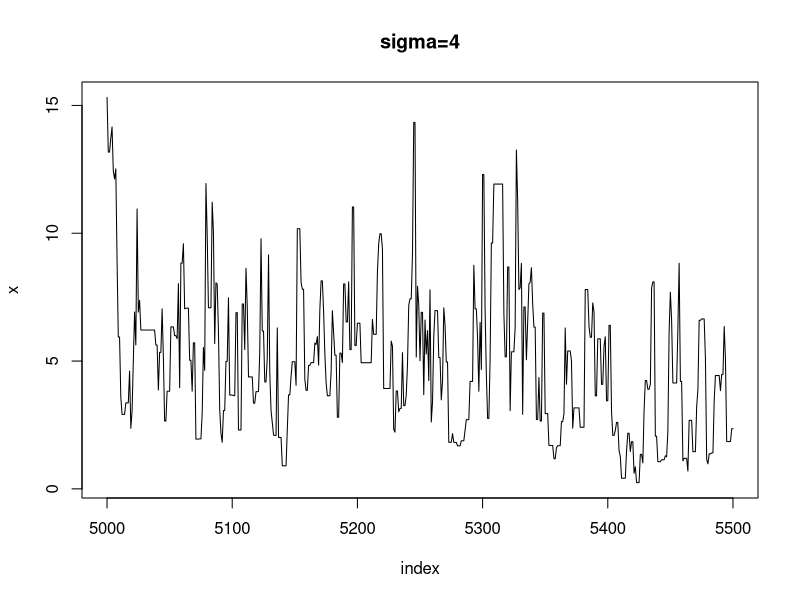
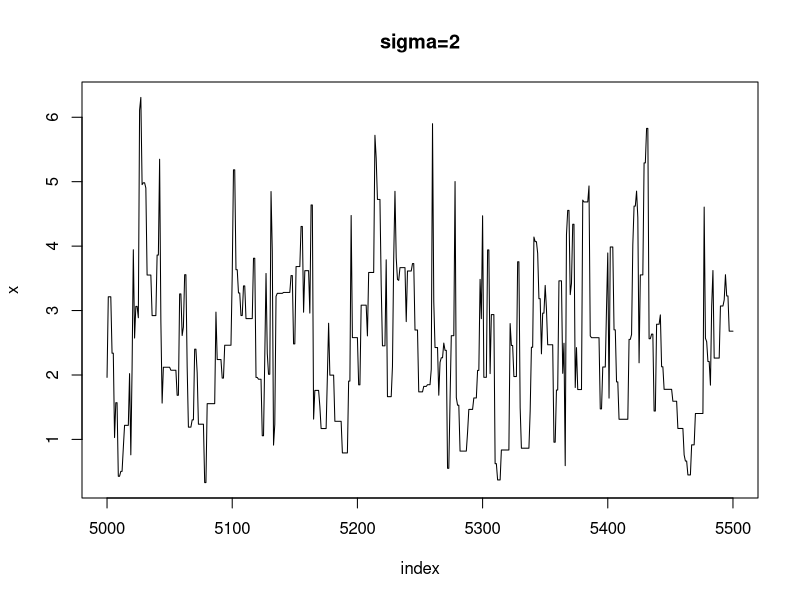
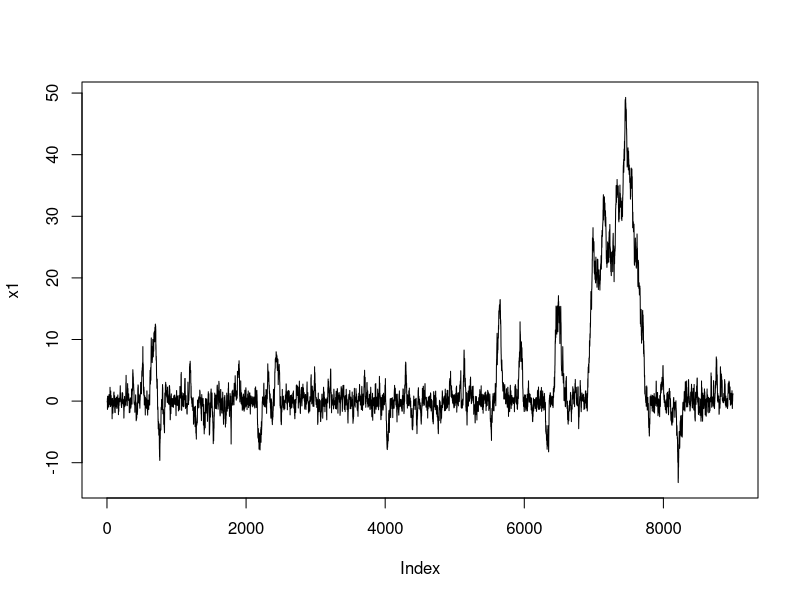
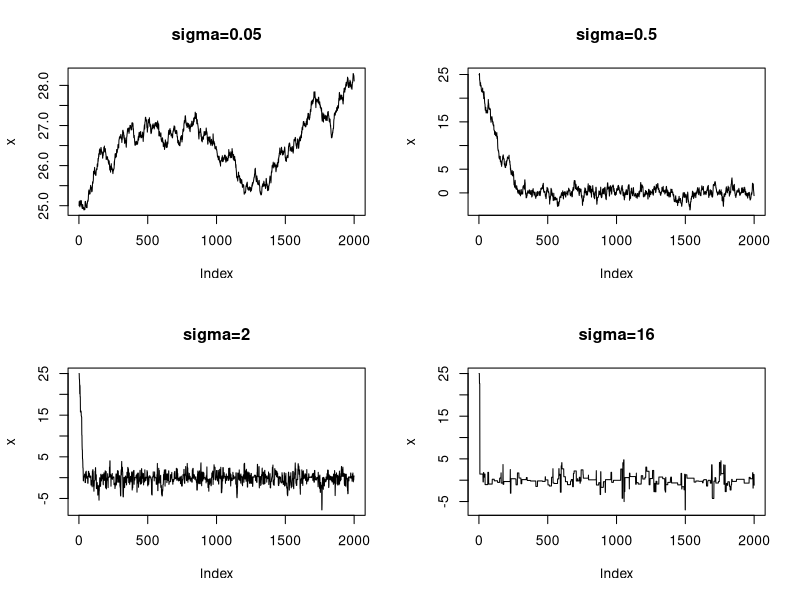
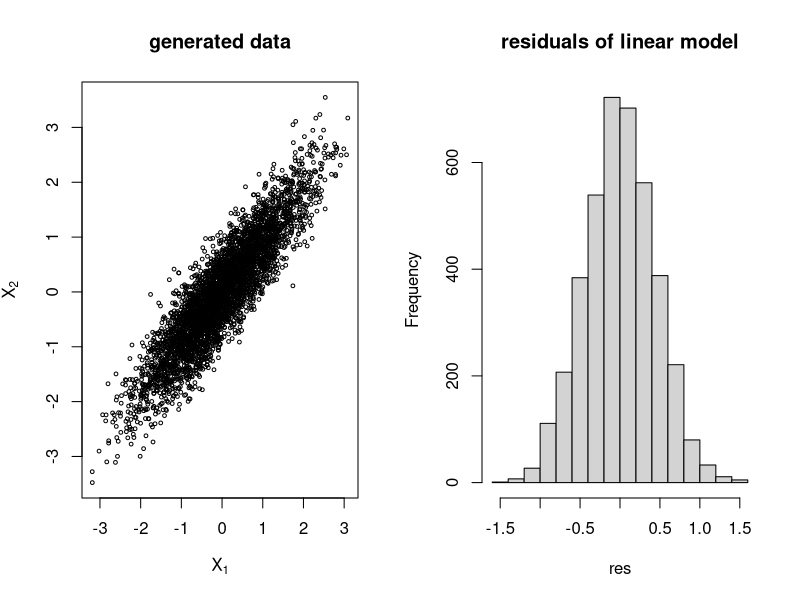

Recreate these plots in R, in order.
cat("\014");rm(list=ls())

## 1-9.1
drayleigh <- function(x, sigma){
  if (any(x < 0)) return (0)
  stopifnot(sigma > 0)
  return ((x/sigma^2) * exp(-x^2 / (2*sigma^2)))
}

rrayleigh.mh <- function(sigma, m=10000){
  x <- numeric(m)
  x[1] <- rchisq(1, df=1)
  k <- 0
  u <- runif(m)
  for (i in 2:m){
    xt <- x[i-1]
    y <- rchisq(1, df = xt)
    num <- drayleigh(y, sigma) * dchisq(xt, df = y)
    den <- drayleigh(xt, sigma) * dchisq(y, df = xt)
    if (u[i] <= num/den) x[i] <- y else{
      x[i] <- xt
      k <- k+1
    }
  }
  return (list(x=x, k=k))
}

r1 <- rrayleigh.mh(sigma = 4)
r2 <- rrayleigh.mh(sigma = 2)
r1$k; r2$k

index <- 5000:5500
y1 <- r1$x[index]
plot(index, y1, type="l", main="sigma=4", ylab="x")
y2 <- r2$x[index]
plot(index, y2, type="l", main="sigma=2", ylab="x", pin=c(1,2))

## 1-9.3
m <- 10000
x <- numeric(m)
x[1] <- 0
k <- 0
u <- runif(m)
for (i in 2:m){
  xt <- x[i-1]
  y <- rnorm(1, mean=xt, sd=1)
  num <- dcauchy(y, location=0, scale=1) * dnorm(xt, mean=y, sd=1)
  den <- dcauchy(xt, location=0, scale=1) * dnorm(y, mean=xt, sd=1)
  if (u[i] <= num/den) x[i] <- y else{
    x[i] <- xt
    k <- k+1
  }
}
x1 <- x[1001:m]
plot(x1,type='l')
k
quantile(x1, probs=seq(0, 1, 0.1))
qcauchy(seq(0, 1, 0.1), location=0, scale=1)

## 1-9.4
dLaplace <- function(x){
  return (0.5 * exp(-abs(x)))
}
rw.Metropolis <- function(sigma, x0, N){
  x <- numeric(N)
  x[1] <- x0
  u <- runif(N)
  k <- 0
  for (i in 2:N) {
    y <- rnorm(1, x[i-1], sigma)
    if (u[i] <= (dLaplace(y) / dLaplace(x[i-1])))
      x[i] <- y else {
        x[i] <- x[i-1]
        k <- k + 1
      }
  }
  return(list(x=x, k=k))
}

N <- 2000
sigma <- c(.05, .5, 2, 16)

x0 <- 25
rw1 <- rw.Metropolis(sigma[1], x0, N)
rw2 <- rw.Metropolis(sigma[2], x0, N)
rw3 <- rw.Metropolis(sigma[3], x0, N)
rw4 <- rw.Metropolis(sigma[4], x0, N)
#number of candidate points rejected
print(c(rw1$k, rw2$k, rw3$k, rw4$k))
#acceptance rate
r <- (N - c(rw1$k, rw2$k, rw3$k, rw4$k))/N
print(rbind(sigma, r))
#plot
par(mfrow=c(2,2))
plot(rw1$x, type='l', main="sigma=0.05", ylab="x")
plot(rw2$x, type='l', main="sigma=0.5", ylab="x")
plot(rw3$x, type='l', main="sigma=2", ylab="x")
plot(rw4$x, type='l', main="sigma=16", ylab="x")
dev.off()

## 1-9.7
N <- 5000 #length of chain
burn<- 1000 #burn-in length
X <- matrix(0, N, 2) #the chain, a bivariate sample
rho <- 0.9 #correlation
mu1 <- mu2 <- 0
sigma1 <- sigma2 <- 1
s1 <- sqrt(1-rho^2)*sigma1
s2 <- sqrt(1-rho^2)*sigma2

# generate the chain
X[1, ] <- c(mu1, mu2) #initialize

for (i in 2:N) {
  x2 <- X[i-1, 2]
  m1 <- mu1 + rho * (x2 - mu2) * sigma1/sigma2
  X[i, 1] <- rnorm(1, m1, s1)
  x1 <- X[i, 1]
  m2 <- mu2 + rho * (x1 - mu1) * sigma2/sigma1
  X[i, 2] <- rnorm(1, m2, s2)
}

b <- burn + 1
x <- X[b:N, ]

# compare sample statistics to parameters and plot
colMeans(x); cov(x); cor(x)
par(mfrow=c(1,2))
plot(x, main="generated data", cex=.5, xlab=bquote(X[1]),
     ylab=bquote(X[2]), ylim=range(x[,2]))

# linear regression
yy <- x[,2]
xx <- x[,1]
lm1 <- lm(yy ~ xx)
summary(lm1)
res <- lm1$residuals
hist(res, main = "residuals of linear model")
dev.off()

## 2
